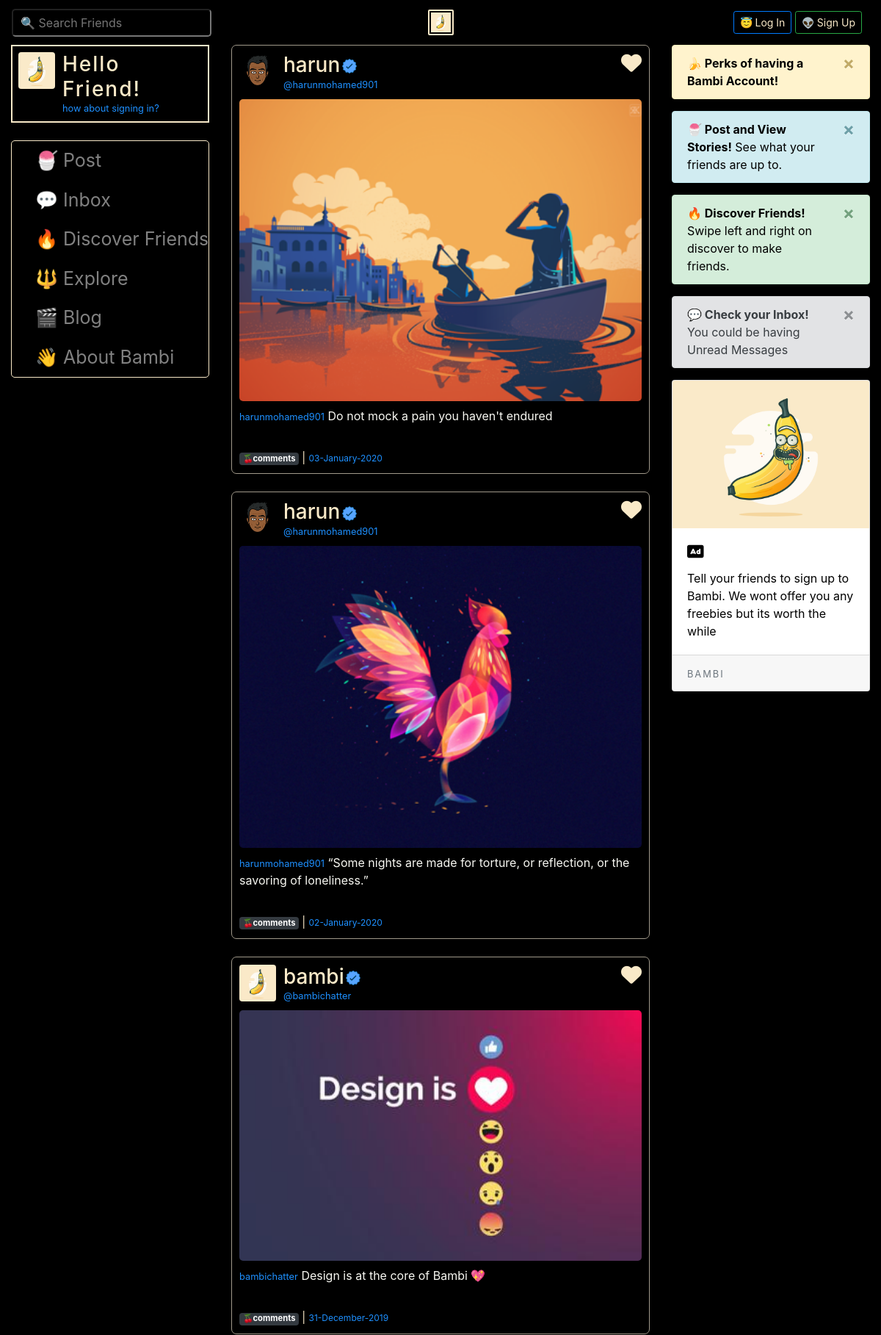
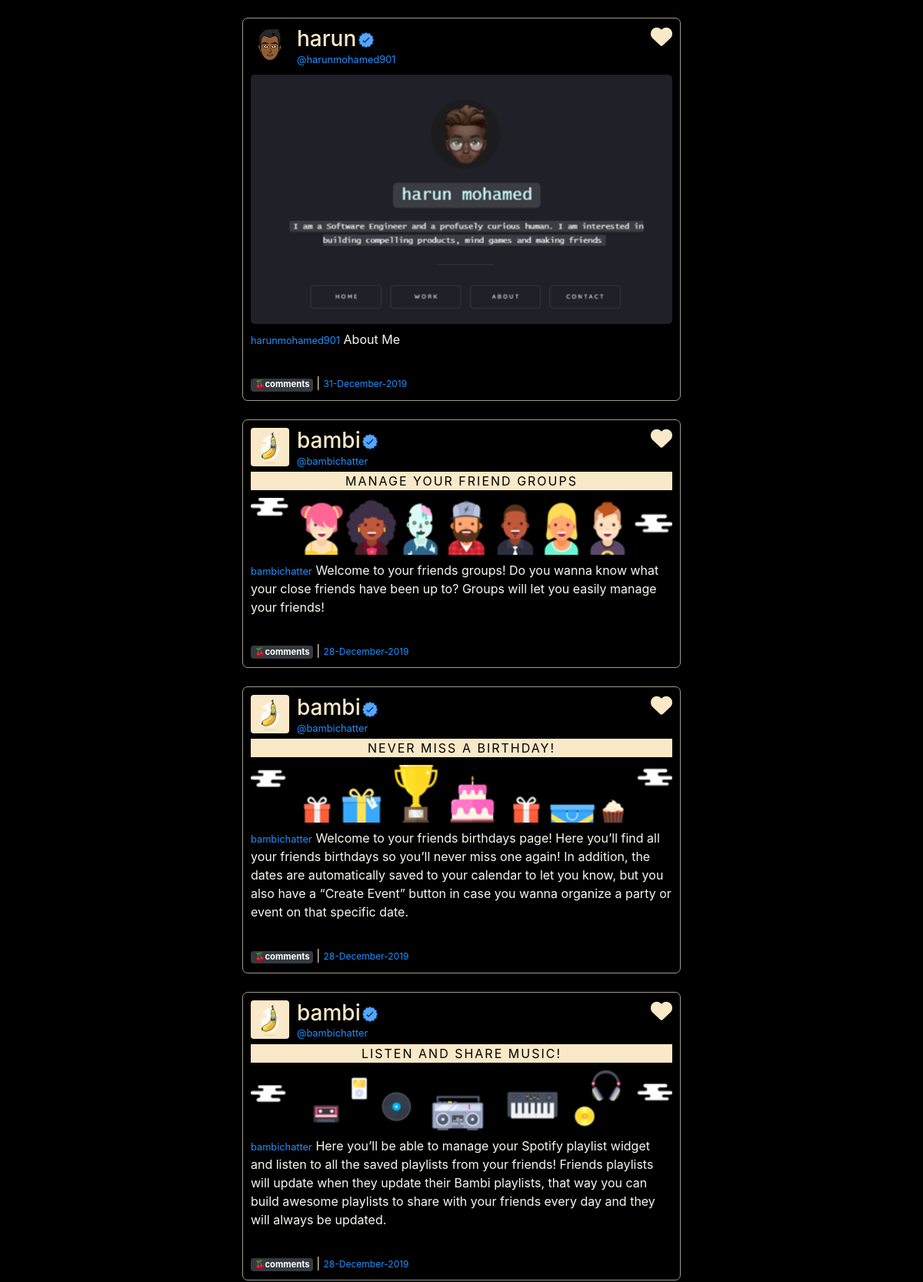
The page /home (upper part) on the database its author committed (2 pictures, top to bottom).
### bambiv3/models.py (models this page shows, shortened)
class Post(db.Model):
	id = db.Column(db.Integer, primary_key=True)
	title = db.Column(db.String(100)) #nullable=False
	date_posted = db.Column(db.DateTime, nullable=False, default=datetime.utcnow)
	content = db.Column(db.Text, nullable=False)
	image = db.Column(db.String(20))
	user_id = db.Column(db.Integer, db.ForeignKey('user.id'), nullable=False)

class User(db.Model, UserMixin):
	id = db.Column(db.Integer, primary_key=True)
	username = db.Column(db.String(20), unique=True, nullable=False)
	email = db.Column(db.String(120), unique=True, nullable=False)
	image_file = db.Column(db.String(20), nullable=False, default='default.jpg')
	password = db.Column(db.String(60), nullable=False)
	department = db.Column(db.String(20), nullable=False)
	student_number = db.Column(db.Integer(), unique=True, nullable=False)
	age = db.Column(db.Integer(), nullable=False)
	country = db.Column(db.String(20), nullable=False)
	hobby = db.Column(db.String(20), nullable=False)
	posts = db.relationship('Post', backref='author', lazy=True)

### bambiv3/routes.py (the view, shortened to what this page needs)
@app.route('/')
@app.route('/home', methods=['GET', 'POST'])
def home():
	form = PostForm()
	page = request.args.get('page', 1, type=int)
	posts = Post.query.order_by(Post.date_posted.desc()).paginate(per_page=50, page=page)
	users = User.query.all()
	if current_user.is_authenticated:
		image_file = url_for('static', filename='profile_pics/' + current_user.image_file)
		return render_template('home.html', title="Home", form=form, posts=posts, image_file=image_file, users=users)
	else:
		return render_template('home.html', title="Home", posts=posts)

### bambiv3/templates/home.html (shortened to what this page needs)
{% extends "layout.html" %}
{% block content %}
<div class="container-fluid">
  <div class="row">
    <div class="col-lg-3 d-none d-lg-block">
      {% if current_user.is_authenticated %}
      <header style="color:#F9E9C8;border:2px solid #F9E9C8;padding:8px;cursor:pointer;" data-toggle="modal" data-target="#profile" title="🍌: Click to Preview Your Profile Info">
        <img src="{{ url_for('static', filename='profile_pics/' + current_user.image_file) }}" alt="default profile" class="profile-thumbnail">
        <div class="profile-name">
          <h3>{{current_user.username}}</h3>
          <small>@{{current_user.email.split("@")[0] | lower}}</small>
        </div>
      </header>
      <br>
      <div class="modal fade" id="profile" tabindex="-1" role="dialog" aria-labelledby="exampleModalCenterTitle" aria-hidden="true">
      <div class="modal-dialog modal-dialog-centered" role="document">
        <div class="modal-content">
            <!--<button type="button" class="close" data-dismiss="modal" aria-label="Close">
              <span aria-hidden="true">&times;</span>
            </button>-->
          <div class="modal-body">
            <div class="card" style="color:#000;text-align:center;">
            <img class="card-img-top" src="{{ image_file }}" alt="Card image cap" style="height:250px;">
            <div class="card-body">
              <h5 class="card-title">{{current_user.username}}</h5>
                My name is {{current_user.username}} and I study {{current_user.department}} at Near East University.
                I am from {{current_user.country}} and I am {{current_user.age}} years old.
            </div>
            <div class="card-footer">
              My hobbies include {{current_user.hobby}}.My Student number is {{current_user.student_number}} and my email is {{current_user.email}}
            <div>
            </div>
          </div>
          </div>
          </div>
          <div class="modal-footer">
            <button type="button" class="btn btn-primary"><a href="{{ url_for('account') }}" style="color:#F9E9C8;">Edit</a></button>
            <button type="button" class="btn btn-dark" data-dismiss="modal">Close</button>
          </div>
        </div>
      </div>
    </div>
    <div class="menu" style="border:1px solid #F9E9C8;border-radius: 5px;">
      <a class="dropdown-item" href="{{ url_for('new_post') }}"> 🍧 Post</a>
       <a class="dropdown-item" href="{{ url_for('inbox') }}"> 💬 Inbox</a>
      <a class="dropdown-item" href="{{ url_for('discover') }}"> 🔥 Discover Friends</a>
      <a class="dropdown-item" href="{{ url_for('explore') }}"> 🔱 Explore</a>
      <a class="dropdown-item" href="{{ url_for('market') }}"> 👜 Market</a>
      <a class="dropdown-item" href="{{ url_for('account') }}"> 🍪 Settings</a>
      <a class="dropdown-item" href="{{ url_for('blog') }}"> 🎬 Blog</a>
      <a class="dropdown-item" href="{{ url_for('about') }}"> 👋 About Bambi</a>
      <a class="dropdown-item" href="{{ url_for('logout') }}"> 🛫 Logout</a>
    </div>
    <!--<div class="card about" style="color:#fff;background:#000;text-align:left;border:1px solid #F9E9C8;">
    <div class="card-body">
      <p> 🎓 Studies at <span>Near East University</span></p>
      <p> 🏅 Majors in <span>{{current_user.department}}</span></p>
      <p> ☂ Student Number: <span>{{current_user.student_number}}</span></p>
      <p> 🙊 Is <span>{{current_user.age}}</span> years old</p>
      <p> 🌍 From <span>{{current_user.country}}</span></p>
      <p> 🚖 Lives in <span>Nicosia, Cyprus</span></p>
      <p> 💎 Interested in <span>{{current_user.hobby}}</span></p>
      <a class="btn btn-sm btn-primary" href="{{ url_for('account') }}">🍁 edit</a>
    </div>
  </div>-->
  <br>
  <header style="color:#F9E9C8;border:2px solid #F9E9C8;padding:8px;" data-toggle="popover" data-content="🍌: Click to know more about Bambi">
    <a href="{{url_for('about')}}" target="_blank" style="color: #F9E9C8;text-decoration: none;">
    <img src="{{ url_for('static', filename='profile_pics/' + 'logo.png') }}" alt="logo" class="profile-thumbnail">
    <div class="profile-name">
      <h3 class="logo">BAMBI</h3>
      <small>&copy 2019</small>
    </a>
    </div>
  </header>
  {% else %}
  <header style="color:#F9E9C8;border:2px solid #F9E9C8;padding:8px;">
    <img src="{{ url_for('static', filename='profile_pics/' + 'logo.png') }}" alt="logo" class="profile-thumbnail">
    <div class="profile-name">
      <h3 class="logo">Hello Friend!</h3>
      <small>how about signing in?</small>
    </div>
  </header>
  <br>
     <div class="menu" style="border:1px solid #F9E9C8;border-radius: 5px;">
      <a class="dropdown-item" href="{{ url_for('new_post') }}"> 🍧 Post</a>
       <a class="dropdown-item" href="{{ url_for('inbox') }}"> 💬 Inbox</a>
      <a class="dropdown-item" href="{{ url_for('discover') }}"> 🔥 Discover Friends</a>
      <a class="dropdown-item" href="{{ url_for('explore') }}"> 🔱 Explore</a>
      <a class="dropdown-item" href="{{ url_for('blog') }}"> 🎬 Blog</a>
      <a class="dropdown-item" href="{{ url_for('about') }}"> 👋 About Bambi</a>
    </div>
  {% endif %}
</div>
    <div class="col-lg-6">
   {% for post in posts.items %}
    <div class="post">
      <header>
          <img src="{{ url_for('static', filename='profile_pics/' + post.author.image_file) }}" alt="profile pic" class="profile-thumbnail" data-toggle="popover" data-content="😎 : I am {{post.author.age}} from {{post.author.country}} and I study {{post.author.department}}. I am Interested in {{post.author.hobby}}">
          <div class="profile-name">
            <h3 data-toggle="popover"><a href="{{url_for('user_posts', username=post.author.username)}}" style="color:#F9E9C8;">{{post.author.username}}
             {% if post.author.username in ["harun" , "bambi"] %}<img src="{{ url_for('static', filename='profile_pics/' + 'correct.png') }}" style="width:20px;height:20px;margin-left: -5px;">{% endif %}
           </a></h3>
            <small>@{{post.author.email.split("@")[0] | lower}}</small>
          </div>
          <div class="follow-btn">
            {% if post.author != current_user %}
              <i class="fas fa-heart love" style="font-size: 28px;"></i>
            {% endif %}
          </div>
        </header>
        <div id="inner">
          <p style="text-transform: uppercase;letter-spacing: 2px;text-align: center;margin-top: 4px;background:#F9E9C8;color:#000;" data-toggle="popover" data-content="🍌: Click to View this Post Only"><a href=" {{ url_for('post', post_id=post.id) }} " style="color:#000;">{{post.title}}</a></p>
          {% if post.image %}
          <img class="mb-2" src="{{ url_for('static', filename='profile_pics/' + post.image) }}" style="width:100%;height:100%;border-radius:5px;">
          {% endif %}
          <p>
            {%if post.image%}<small>{{post.author.email.split("@")[0] | lower}}</small>{%endif%}
            {{post.content| truncate(420) | safe | urlize(40, target='_blank')}}
            {% set words = post.content.split() %}
          </p>
          <br>
        </div>
        <footer>
          <div class="stats">
            <div class="Retweets">
              {% set words = post.content.split() %}
               <a  class="badge badge-dark" href="{{url_for('post', post_id=post.id)}}">🍒comments</a> | <small class="date">{{post.date_posted.strftime('%d-%B-%Y')}}</small>
            </div>
          </div>
        </footer>
    </div>
    <br>
  {% endfor %}
</div>
    <div class="col-lg-3 d-none d-lg-block">
      {% if current_user.is_authenticated %}
      {% with messages = get_flashed_messages(with_categories=true) %}
        {% if messages %}
            {% for category , message in messages %}
              <div class="alert alert-{{ category }} alert-dismissible fade show" role="alert">
                {{message}}
              <button type="button" class="close" data-dismiss="alert" aria-label="Close">
                  <span aria-hidden="true">&times;</span>
              </button>
              </div>
            {% endfor %}
        {% endif %}
      {% endwith %}
      <div class="alert alert-warning alert-dismissible fade show" role="alert">
        <a href="{{ url_for('new_post') }}"  style="color:#000;text-decoration: none">
      <strong>🍧 Post Something!</strong> Tell your friends what you're up to.</a>
        <button type="button" class="close" data-dismiss="alert" aria-label="Close">
          <span aria-hidden="true">&times;</span>
        </button>
      </div>
      <div class="alert alert-success alert-dismissible fade show" role="alert">
        <a href="{{ url_for('discover') }}"  style="color:#000;text-decoration: none">
      <strong>🔥 Discover Friends!</strong> Swipe left and right on discover to make friends.</a>
        <button type="button" class="close" data-dismiss="alert" aria-label="Close">
          <span aria-hidden="true">&times;</span>
        </button>
      </div>
      <div class="alert alert-dark alert-dismissible fade show" role="alert">
      <strong>💬 Check your Inbox! </strong>You have Unread Messages
        <button type="button" class="close" data-dismiss="alert" aria-label="Close">
          <span aria-hidden="true">&times;</span>
        </button>
      </div>
      <div style="color:#F9E9C8;border:2px solid #F9E9C8;padding:8px;cursor:pointer;border-radius:5px;overflow:auto;height:318px;">
        <h5 style="padding-left: 3px;">Friends - <small><a href="{{url_for('discover')}}" target="_blank">view all</a></small></h5>
        {% for user in users if user != current_user %}
        <header>
        <img src="{{ url_for('static', filename='profile_pics/' + user.image_file) }}" alt="default profile" class="profile-thumbnail">
        <div class="profile-name">
          <h3>{{user.username}}</h3>
          {% if user.country == current_user.country %}
          <small>From {{user.country}}</small>
          {% endif %}
          {% if user.department == current_user.department %}
          <small>Studies {{user.department}}</small>
          {% endif %}
        </div>
        <div class="follow-btn">
            <button style="height:40px;background:#000;color:#F9E9C8;"><a href="{{url_for('user_posts', username=user.username)}}"target="_blank">❤</a></button>
          </div>
      </header>
      <br>
      {% endfor %}
      </div>
      <br>
      <div class="card" style="color:#000;">
      <img class="card-img-top" src="{{ url_for('static', filename='profile_pics/' + 'logo.png') }}" alt="logo">
      <div class="card-body">
        <h5 class="card-title"><i class="fas fa-ad"></i></h5>
        <p class="card-text">Tell your friends to sign up to Bambi. We wont offer you any freebies but its worth the while</p>
      </div>
      <div class="card-footer">
        <small class="text-muted logo">BAMBI</small>
      </div>
    </div>
    <div id="new_post">
      <button class="post_btn"><a href="{{ url_for('new_post') }}" style="color:#F9E9C8;"><i class="fas fa-feather-alt" style="font-size:30px;"></i></a></button>
    </div>
    {% else %}
    <div class="alert alert-warning alert-dismissible fade show" role="alert">
        <a href="{{ url_for('new_post') }}"  style="color:#000;text-decoration: none">
      <strong>🍌 Perks of having a Bambi Account!</strong></a>
        <button type="button" class="close" data-dismiss="alert" aria-label="Close">
          <span aria-hidden="true">&times;</span>
        </button>
      </div>
    <div class="alert alert-info alert-dismissible fade show" role="alert">
        <a href="{{ url_for('new_post') }}"  style="color:#000;text-decoration: none">
      <strong>🍧 Post and View Stories!</strong> See what your friends are up to.</a>
        <button type="button" class="close" data-dismiss="alert" aria-label="Close">
          <span aria-hidden="true">&times;</span>
        </button>
      </div>
      <div class="alert alert-success alert-dismissible fade show" role="alert">
        <a href="{{ url_for('discover') }}"  style="color:#000;text-decoration: none">
      <strong>🔥 Discover Friends!</strong> Swipe left and right on discover to make friends.</a>
        <button type="button" class="close" data-dismiss="alert" aria-label="Close">
          <span aria-hidden="true">&times;</span>
        </button>
      </div>
      <div class="alert alert-secondary alert-dismissible fade show" role="alert">
      <strong>💬 Check your Inbox! </strong>You could be having Unread Messages
        <button type="button" class="close" data-dismiss="alert" aria-label="Close">
          <span aria-hidden="true">&times;</span>
        </button>
      </div>
    <div class="card" style="color:#000;">
      <img class="card-img-top" src="{{ url_for('static', filename='profile_pics/' + 'logo.png') }}" alt="logo">
      <div class="card-body">
        <h5 class="card-title"><i class="fas fa-ad"></i></h5>
        <p class="card-text">Tell your friends to sign up to Bambi. We wont offer you any freebies but its worth the while</p>
      </div>
      <div class="card-footer">
        <small class="text-muted logo">BAMBI</small>
      </div>
    </div>
    {% endif %}
</div>
{% endblock content %}

### rows shown on the page
Post: image_file (picture), author.username "harun", author.email "harunmohamed901", image (picture), content "Do not mock a pain you haven't endured", date_posted "03-January-2020"
Post: image_file (picture), author.username "harun", author.email "harunmohamed901", image (picture), content "“Some nights are made for torture, or reflection, or the savoring of loneliness.”", date_posted "02-January-2020"
Post: image_file (picture), author.username "bambi", author.email "bambichatter", image (picture), content "Design is at the core of Bambi 💖", date_posted "31-December-2019"
Post: image_file (picture), author.username "harun", author.email "harunmohamed901", image (picture), content "About Me", date_posted "31-December-2019"
Post: image_file (picture), author.username "bambi", author.email "bambichatter", title "MANAGE YOUR FRIEND GROUPS", image (picture), content "Welcome to your friends groups! Do you wanna know what your close friends have been up to? Groups will let you easily manage your friends!", date_posted "28-December-2019"
Post: image_file (picture), author.username "bambi", author.email "bambichatter", title "NEVER MISS A BIRTHDAY!", image (picture), content "Welcome to your friends birthdays page! Here you’ll find all your friends birthdays so you’ll never miss one again! In addition, the dates are automatically saved to your calendar to let you know, but you also have a “Create Event” button in case you wanna organize a party or event on that specific date.", date_posted "28-December-2019"
Post: image_file (picture), author.username "bambi", author.email "bambichatter", title "LISTEN AND SHARE MUSIC!", image (picture), content "Here you’ll be able to manage your Spotify playlist widget and listen to all the saved playlists from your friends! Friends playlists will update when they update their Bambi playlists, that way you can build awesome playlists to share with your friends every day and they will always be updated.", date_posted "28-December-2019"
